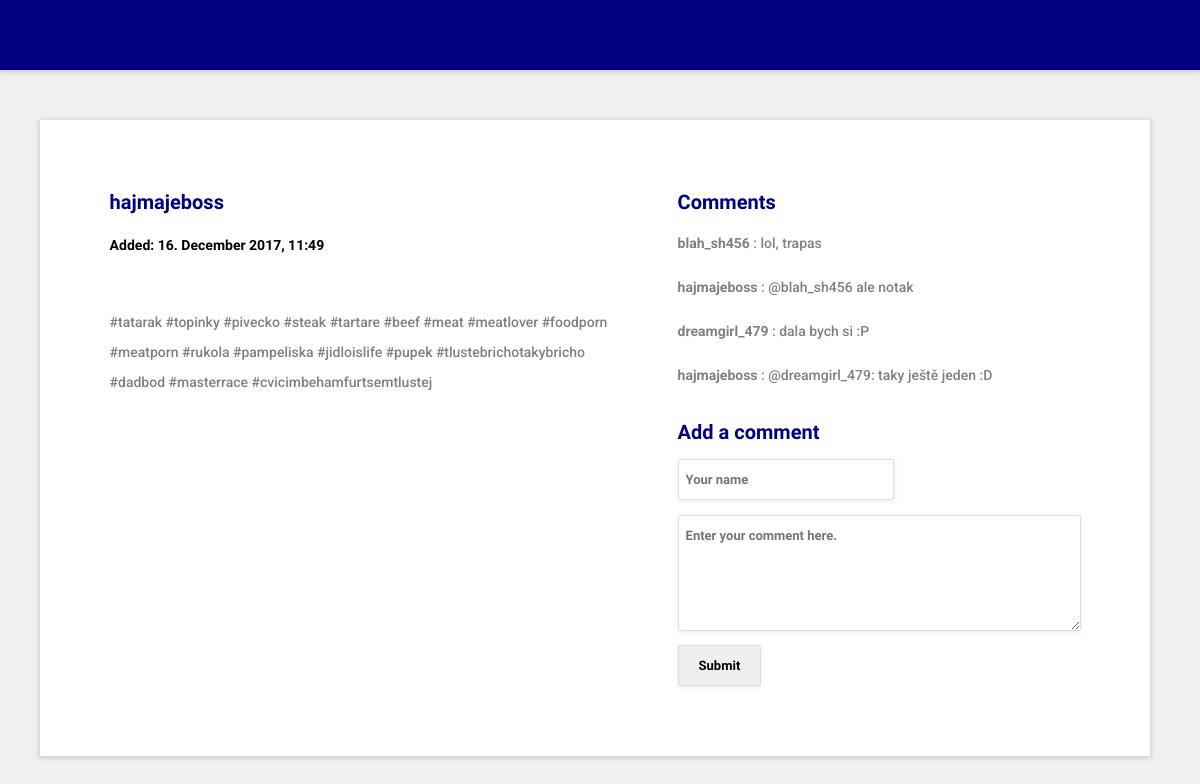
The page /photo/1 on the database its author committed.
### pynstagram/models.py (models this page shows, shortened)
class Photograph (models.Model):
    owner = models.ForeignKey(User)
    created = models.DateTimeField(default=datetime.now)
    image = models.ImageField(upload_to='images/', default='')
    description = models.TextField(null=True)
    class Meta:
        ordering = ['-created']

class User(models.Model):
    name = models.CharField(max_length=30)
    realname = models.CharField(max_length=30, null=True)
    email = models.EmailField(null=True)
    description = models.TextField(default='')
    class Meta:
        ordering = ['name']
    def __str__(self):
        return self.name

class Comment(models.Model):
    author = models.CharField(max_length=30)
    photograph = models.ForeignKey(Photograph)
    text = models.TextField(default='')

### pynstagram/views.py (the view)
# urls.py: url(r'^photo/(?P<photo_id>\d+)$', pynstagram.views.photo_index, name='photo_index'),
def photo_index(request, photo_id):
    photo = get_object_or_404(Photograph, pk=photo_id)
    comments = Comment.objects.filter(photograph=photo_id)
    comment_form = AddCommentForm()
    return render(request, "photo_index.html", {'photo': photo, 'comments': comments, 'comment_form': comment_form})

### pynstagram/forms.py
class AddCommentForm(forms.ModelForm):
    class Meta:
        model = Comment
        exclude = ['created', 'photograph']
        widgets = {
            'author': forms.TextInput(attrs={'placeholder': 'Your name'}),
            'text': forms.Textarea(
                attrs={'placeholder': 'Enter your comment here. '}),
        }

### templates/photo_index.html (shortened to what this page needs)
{% load static %}
<!DOCTYPE html>
<html lang="en">
<head>
    <link rel="stylesheet" href="{% static 'pynstagram/style.css' %}" type="text/css">
</head>
<body>
<div id="header"></div>
 <div id="content-wrapper">
    <div class="wrapper-cell">
    <div class="wrapper">
        <div id="left">
            <a href="{%  url 'user' photo.owner.id %}"><h3>{{ photo.owner.name }}</h3></a>
            <h5>Added: {{ photo.created|date:"d. E Y, H:i"  }}</h5>
             <p>{{ photo.description }}</p>
        </div>
        <div id ="right">
            <h3>Comments</h3>
            {%  for comment in comments %}
                <p><b>{{ comment.author }}</b> : {{ comment.text }}</p>
            {% empty %}
                <p>No comments to display. What about adding a one?</p>
            {% endfor%}
            <h3 style="margin-top: 30px;">Add a comment</h3>
            <form action="{% url 'add_comment' photo.id %}" method="POST">
                {{ comment_form.as_p }}
                <input type="Submit" value="Submit" class="submit"/>
            </form>
        </div>
    </div>
    </div>
 </div>
</body>
</html>

### static/pynstagram/style.css (style rules this page uses)
body { font-family: 'Fauna One', sans-serif; font-weight: bold; font-size: 14px; background-color: #F0F0F0; display: table; margin: 0; }
h1,h2,h3,h4,h5 { font-family: 'Fauna One' }
h3 { color: #000080; font-size: 20px; margin:0; }
h5 { font-size: 14px; }
b { color: grey }
a { color: black; text-decoration:none; }
p { line-height: 30px; font-family: 'Roboto'; color: grey; font-weight: 500; }
#header { height: 70px; line-height: 70px; background-color: #000080; text-align:center; position: fixed; width: 100vw; box-shadow: 0px 1px 5px 1px #CACACA; }
#content-wrapper { margin-top: 120px; margin-bottom: 50px; }
.wrapper-cell:first-child { margin-top: 120px; }
.wrapper-cell { display:block; vertical-align: middle; background-color: #F0F0F0; width: 99.1vw; height: 100%; margin-top: 50px; }
.wrapper { overflow:auto; width: 970px; margin: 0 auto; padding: 70px; background-color:white; clear:both; box-shadow: 0px 1px 5px 1px #CACACA; transition: all 0.3s; }
#left { float:left; width: 500px; }
#right { float:left; width: 400px; padding-left: 34px; margin-left: 34px; }
input, textarea { padding: 7px; float:none; box-shadow: 0px 1px 5px 1px #F0F0F0; border: 1px solid #DDDDDD ; border-radius: 3px; line-height: 25px; font-family: 'Fauna One', sans-serif; font-weight:bold; font-size: 13px; max-height: 100px; }
input.submit { cursor: pointer; padding: 7px 20px; transition: all 0.3s; }
#id_text { display:block; margin-top: 15px; width: 387px; }
#id_author { display:block; margin-top: 15px; width: 200px; }

### rows shown on the page
Photograph: owner.name "hajmajeboss", created "16. December 2017, 11:49", description "#tatarak #topinky #pivecko #steak #tartare #beef #meat #meatlover #foodporn #meatporn #rukola #pampeliska #jidloislife #pupek #tlustebrichotakybricho #dadbod #masterrace #cvicimbehamfurtsemtlustej"
Comment: author "blah_sh456", text "lol, trapas"
Comment: author "hajmajeboss", text "@blah_sh456 ale notak"
Comment: author "dreamgirl_479", text "dala bych si :P"
Comment: author "hajmajeboss", text "@dreamgirl_479: taky ještě jeden :D"
